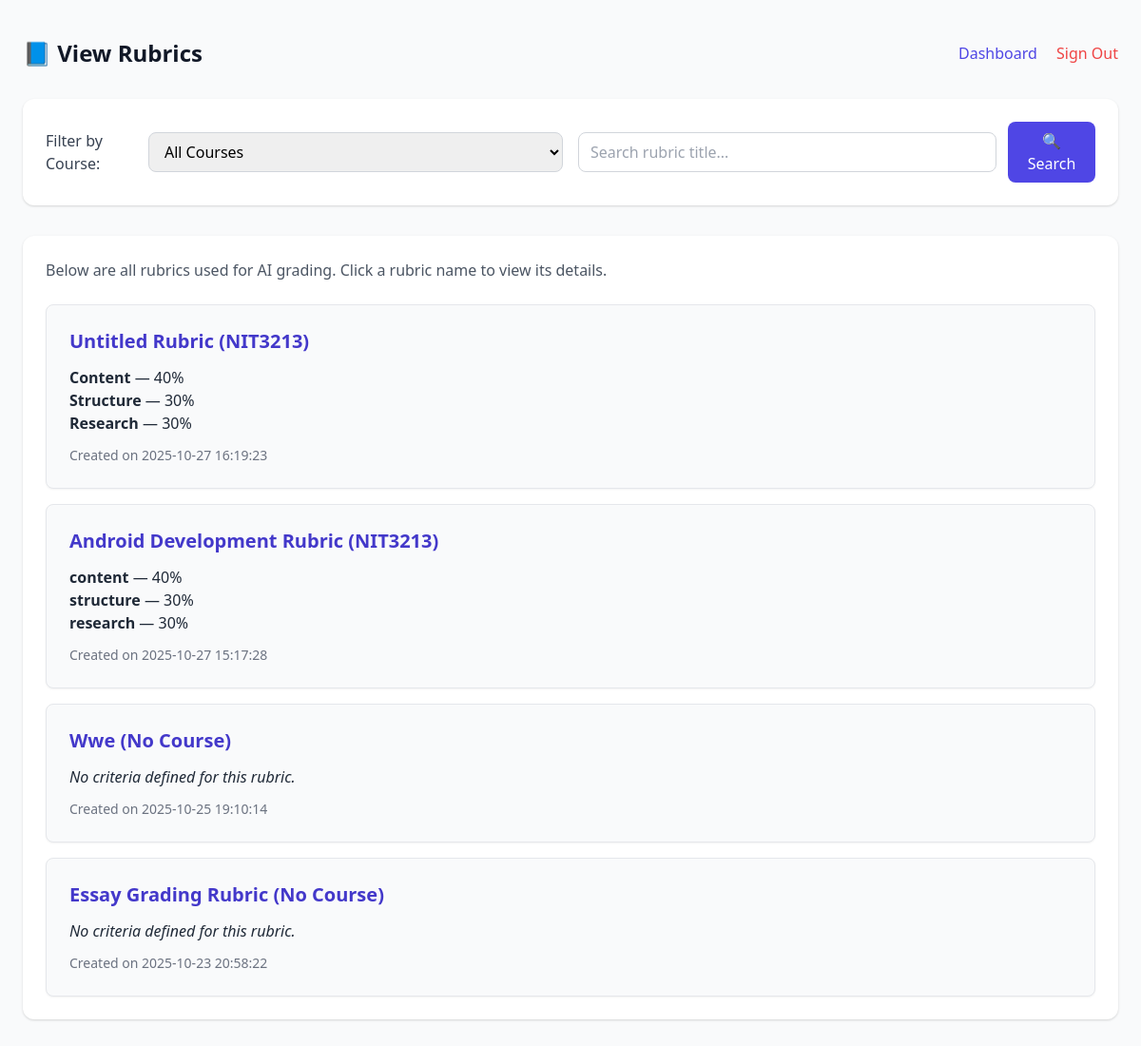
The app's page /view-rubrics.php with its own data.
### tables this page shows
CREATE TABLE `rubrics` (
  `rubric_id` int(11) NOT NULL,
  `assignment_id` int(11) DEFAULT NULL,
  `title` varchar(255) NOT NULL,
  `description` text DEFAULT NULL,
  `criteria_json` longtext DEFAULT NULL CHECK (json_valid(`criteria_json`)),
  `created_by` int(11) NOT NULL,
  `created_at` datetime DEFAULT current_timestamp(),
  `course` varchar(50) DEFAULT NULL,
  `rubric_title` varchar(255) DEFAULT NULL
);

### view-rubrics.php (the view, shortened to what this page needs)
<?php
require_once 'db.php';
$selectedCourse = $_GET['course'] ?? 'All Courses';
if ($selectedCourse === 'All Courses' || $selectedCourse === '') {
    $stmt = $pdo->query("SELECT * FROM rubrics ORDER BY created_at DESC");
} else {
    $stmt = $pdo->prepare("SELECT * FROM rubrics WHERE course = ? ORDER BY created_at DESC");
    $stmt->execute([$selectedCourse]);
}
$rubrics = $stmt->fetchAll(PDO::FETCH_ASSOC);
?>
<!DOCTYPE html>
<html lang="en">
<head>
  <link href="https://cdn.jsdelivr.net/npm/tailwindcss@2.2.19/dist/tailwind.min.css" rel="stylesheet">
</head>
<body class="bg-gray-50 font-sans">
  <div class="max-w-6xl mx-auto py-10">
    <div class="flex justify-between items-center mb-8">
      <h1 class="text-2xl font-bold flex items-center gap-2 text-gray-900">
        📘 View Rubrics
      </h1>
      <div class="space-x-4">
        <a href="submission-dashboard.php" class="text-indigo-600 hover:underline font-medium">Dashboard</a>
        <a href="signout.php" class="text-red-500 hover:underline font-medium">Sign Out</a>
      </div>
    </div>
    <div class="bg-white p-6 rounded-xl shadow mb-8">
      <form method="GET" class="flex flex-col md:flex-row items-center justify-between gap-4">
        <div class="flex items-center gap-3 w-full md:w-1/2">
          <label for="course" class="font-medium text-gray-700">Filter by Course:</label>
          <select name="course" id="course" onchange="this.form.submit()" class="border border-gray-300 rounded-lg px-3 py-2 w-full focus:ring focus:ring-indigo-200">
            <option <?= ($selectedCourse === 'All Courses') ? 'selected' : '' ?>>All Courses</option>
          </select>
        </div>
        <div class="flex items-center gap-3 w-full md:w-1/2">
          <input type="text" name="search" placeholder="Search rubric title..." value="<?= htmlspecialchars($_GET['search'] ?? '') ?>"
                 class="border border-gray-300 rounded-lg px-3 py-2 w-full focus:ring focus:ring-indigo-200">
          <button type="submit" class="bg-indigo-600 text-white px-4 py-2 rounded-lg hover:bg-indigo-700 transition">
            🔍 Search
          </button>
        </div>
      </form>
    </div>
    <div class="bg-white rounded-xl shadow p-6">
      <p class="text-gray-600 mb-6">
        Below are all rubrics used for AI grading. Click a rubric name to view its details.
      </p>
      <div class="space-y-4">
        <?php foreach ($rubrics as $rubric): ?>
          <div class="p-6 bg-gray-50 border border-gray-200 rounded-lg hover:bg-indigo-50 transition shadow-sm">
            <a href="rubric-details.php?id=<?= htmlspecialchars($rubric['rubric_id']) ?>"
               class="text-xl font-semibold text-indigo-700 hover:underline">
              <?= htmlspecialchars($rubric['title'] ?: 'Untitled Rubric') ?>
              (<?= htmlspecialchars($rubric['course'] ?: 'No Course') ?>)
            </a>
            <ul class="mt-3 text-gray-800">
              <?php
              $criteria = json_decode($rubric['criteria_json'], true);
              if ($criteria && is_array($criteria)) {
                foreach ($criteria as $criterion) {
                  echo "<li><strong>" . htmlspecialchars($criterion['criterion']) . "</strong> — " . htmlspecialchars($criterion['weight']) . "%</li>";
                }
              } else {
                echo "<li><em>No criteria defined for this rubric.</em></li>";
              }
              ?>
            </ul>
            <p class="text-sm text-gray-500 mt-3">
              Created on <?= htmlspecialchars($rubric['created_at']) ?>
            </p>
          </div>
        <?php endforeach; ?>
      </div>
    </div>
  </div>
</body>
</html>

### records on screen
rubrics: title "Untitled Rubric", course "NIT3213", criterion "Content", weight "40", criterion "Structure", weight "30", criterion "Research", created_at "2025-10-27 16:19:23"
rubrics: title "Android Development Rubric", course "NIT3213", criterion "content", weight "40", criterion "structure", weight "30", criterion "research", created_at "2025-10-27 15:17:28"
rubrics: title "Wwe", course "No Course", shows "No criteria defined for this rubric.", created_at "2025-10-25 19:10:14"
rubrics: title "Essay Grading Rubric", course "No Course", shows "No criteria defined for this rubric.", created_at "2025-10-23 20:58:22"
